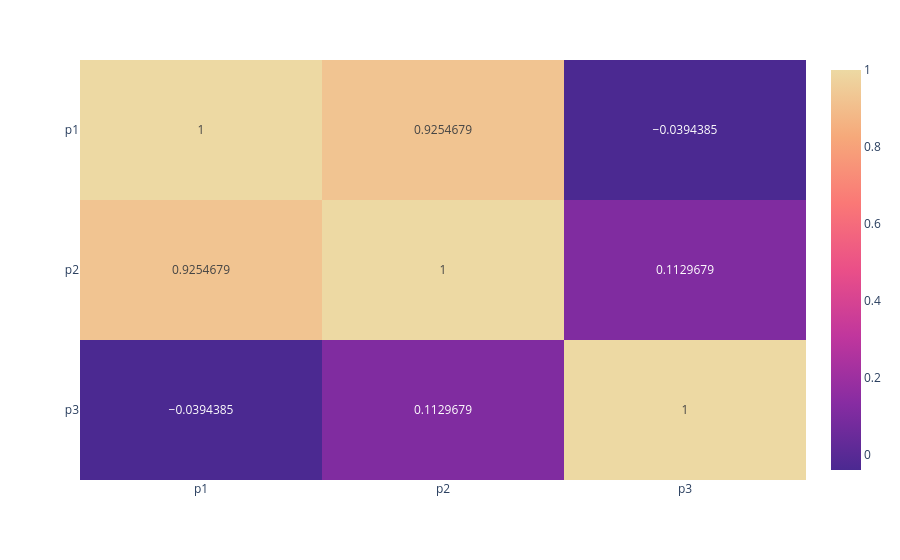

Source (notebook cell):
### Code cell
fig_corr

### Figure 1 — Plotly figure (JSON) as saved in the notebook; plotly's stock layout.template omitted (floating-point values rounded to 4 significant figures)
{"data": [{"coloraxis": "coloraxis", "hovertemplate": "x: %{x}<br>y: %{y}<br>color: %{z}<extra></extra>", "name": "0", "texttemplate": "%{z}", "type": "heatmap", "x": ["p1", "p2", "p3"], "xaxis": "x", "y": ["p1", "p2", "p3"], "yaxis": "y", "z": [[1, 0.9255, -0.03944], [0.9255, 1, 0.113], [-0.03944, 0.113, 1]]}], "layout": {"coloraxis": {"colorscale": [[0, "rgb(75, 41, 145)"], [0.1667, "rgb(135, 44, 162)"], [0.3333, "rgb(192, 54, 157)"], [0.5, "rgb(234, 79, 136)"], [0.6667, "rgb(250, 120, 118)"], [0.8333, "rgb(246, 169, 122)"], [1, "rgb(237, 217, 163)"]]}, "margin": {"t": 60}, "xaxis": {"anchor": "y", "domain": [0, 1]}, "yaxis": {"anchor": "x", "autorange": "reversed", "domain": [0, 1]}}}
